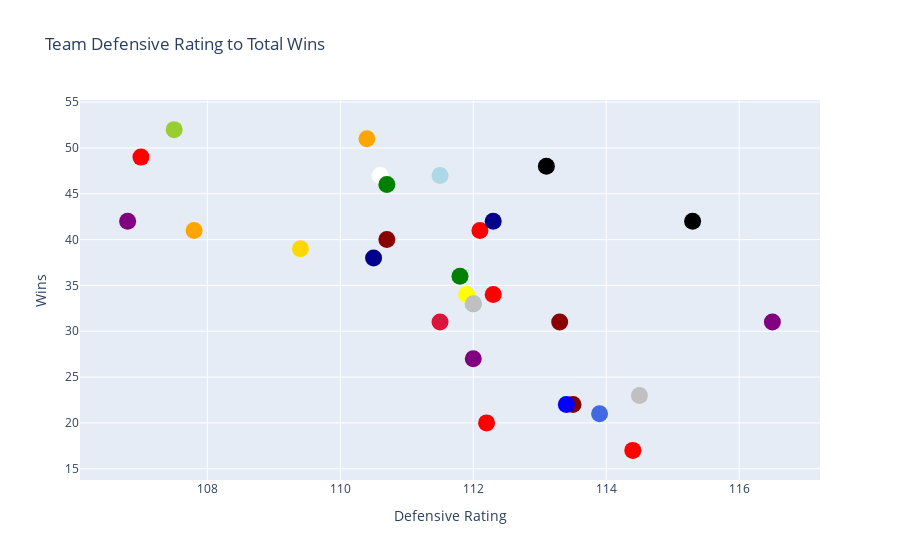

Here is the notebook cell this chart was saved with:
### Code cell
import plotly.graph_objects as go

x=mainadvanced21['Defensive Rating']
y=mainadvanced21['Wins']
hover=mainff21['color']
names = mainff21['TEAM_NAME']

fig = go.Figure()

fig.add_trace(go.Scatter(
    x=x, y=y, text=names,
    mode='markers',
    marker_color=hover
))

fig.update_traces(mode='markers', marker_size=17)
fig.update_layout(title='Team Defensive Rating to Total Wins',
                 xaxis_title='Defensive Rating',
                 yaxis_title='Wins')

                  

fig.show()

### Figure 1 — Plotly figure (JSON) as saved in the notebook; plotly's stock layout.template omitted (floating-point values rounded to 4 significant figures)
{"data": [{"marker": {"color": ["red", "green", "black", "mediumturquoise", "crimson", "maroon", "darkblue", "lightblue", "red", "gold", "red", "yellow", "white", "purple", "darkblue", "darkred", "green", "silver", "darkred", "orange", "blue", "royalblue", "red", "orange", "black", "purple", "silver", "purple", "yellowgreen", "red"], "size": 17}, "mode": "markers", "text": ["Atlanta Hawks", "Boston Celtics", "Brooklyn Nets", "Charlotte Hornets", "Chicago Bulls", "Cleveland Cavaliers", "Dallas Mavericks", "Denver Nuggets", "Detroit Pistons", "Golden State Warriors", "Houston Rockets", "Indiana Pacers", "LA Clippers", "Los Angeles Lakers", "Memphis Grizzlies", "Miami Heat", "Milwaukee Bucks", "Minnesota Timberwolves", "New Orleans Pelicans", "New York Knicks", "Oklahoma City Thunder", "Orlando Magic", "Philadelphia 76ers", "Phoenix Suns", "Portland Trail Blazers", "Sacramento Kings", "San Antonio Spurs", "Toronto Raptors", "Utah Jazz", "Washington Wizards"], "type": "scatter", "x": [112.1, 111.8, 113.1, 112, 111.5, 113.5, 112.3, 111.5, 112.2, 109.4, 114.4, 111.9, 110.6, 106.8, 110.5, 110.7, 110.7, 114.5, 113.3, 107.8, 113.4, 113.9, 107, 110.4, 115.3, 116.5, 112, 112, 107.5, 112.3], "y": [41, 36, 48, 33, 31, 22, 42, 47, 20, 39, 17, 34, 47, 42, 38, 40, 46, 23, 31, 41, 22, 21, 49, 51, 42, 31, 33, 27, 52, 34]}], "layout": {"title": {"text": "Team Defensive Rating to Total Wins"}, "xaxis": {"title": {"text": "Defensive Rating"}}, "yaxis": {"title": {"text": "Wins"}}}}
